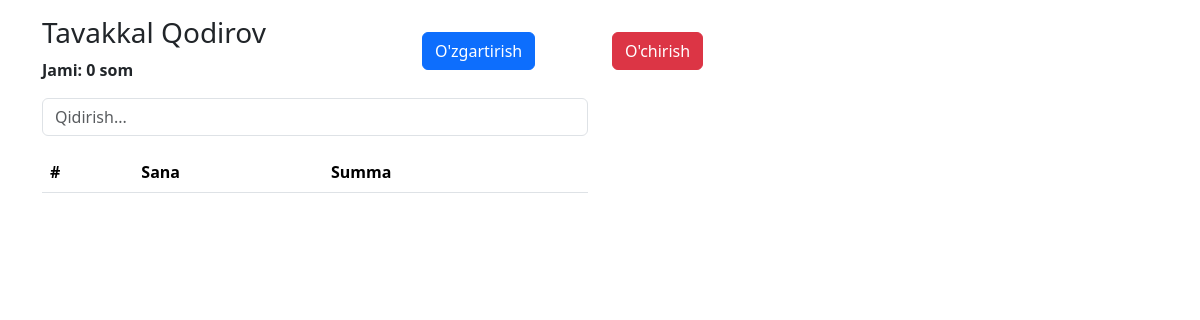
Before: /detail/7 (signed in) with the older database file.
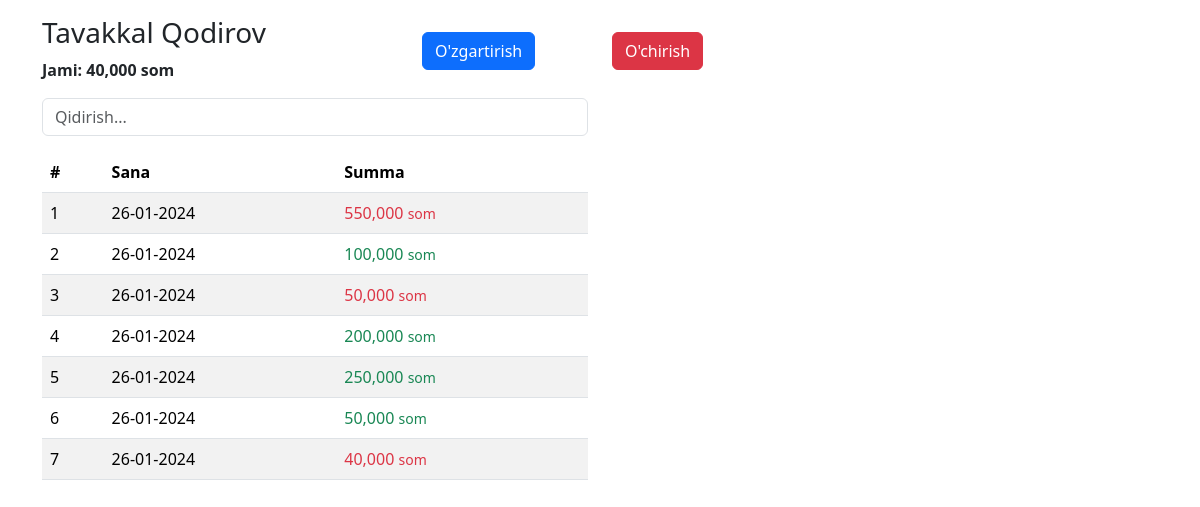
After: the same page with the newer database file.
### main/models.py (models this page shows, shortened)
class Client(models.Model):
    CURRENCY_CHOICES = [
        ('som', 'som'),
        ('dollar', 'dollar'),
    ]
    name = models.CharField(max_length=250)
    currency = models.CharField(max_length=250, choices=CURRENCY_CHOICES, default='som')
    debt = models.IntegerField(default=0)

class Payment(models.Model):
    TYPE_CHOICES = [
        (1, 'pay'),
        (2, 'get_debt'),
    ]
    client = models.ForeignKey(Client, on_delete=models.CASCADE)
    date = models.DateTimeField(auto_now_add=True)
    type = models.IntegerField(choices=TYPE_CHOICES)
    summa = models.IntegerField()

### main/views.py (the view)
# urls.py: path('detail/<int:id>', detail, name='detail'),
@login_required
def detail(request, id):
    client = Client.objects.get(id=id)
    payments = Payment.objects.filter(client=client)
    context = {
        'client': client,
        'payments': payments
    }
    return render(request, 'detail.html', context)

### templates/detail.html (shortened to what this page needs)
<!DOCTYPE html>
<html lang="en">
    {% load humanize %}
<head>
    <link rel="stylesheet" href="https://cdn.jsdelivr.net/npm/bootstrap@5.3.2/dist/css/bootstrap.min.css">
</head>
<body>
    <div class="container">
        <div class="row mt-3">
            <div class="col-md-4">
                <h3>{{client.name}}</h3>
                <b>Jami: {{client.debt|intcomma}} {{client.currency}}</b>
            </div>
            <div class="col-md-2">
                <button class="btn btn-primary mt-3" data-bs-toggle="modal"
                data-bs-target="#edit">O'zgartirish</button>
            </div>
            <div class="col-md-2">
                <button class="btn btn-danger mt-3" data-bs-toggle="modal"
                data-bs-target="#delete">O'chirish</button>
            </div>
        </div>
        <div class="row mt-3">
            <div class="col-md-6">
                <input type="text" class="form-control" id="search" placeholder="Qidirish..." onkeyup="myFunction()">
            </div>
        </div>
        <div class="row mt-3">
            <div class="col-md-6">
                <table class="table table-striped" id="table">
                    <thead>
                        <tr>
                            <th>#</th>
                            <th>Sana</th>
                            <th>Summa</th>
                        </tr>
                    </thead>
                    <tbody>
                    {% for i in payments %}
                        <tr>
                            <td>{{forloop.counter}}</td>
                            <td>{{i.date|date:'d-m-Y'}}</td>
                            {% if i.type == 1 %}
                                <td class="text-success">{{i.summa|intcomma}} <small>{{client.currency}}</small></td>
                                {% else %}
                                <td class="text-danger">{{i.summa|intcomma}} <small>{{client.currency}}</small></td>
                            {% endif %}
                        </tr>
                    {% endfor %}
                    </tbody>
                </table>
            </div>
        </div>
    </div>
</body>
</html>

Changed rows visible on the page:
changed Client "Tavakkal Qodirov": debt "0" → "40,000"
added Payment: date "26-01-2024", summa "550,000", {{ client.currency }} "som"
added Payment: date "26-01-2024", summa "100,000", {{ client.currency }} "som"
added Payment: date "26-01-2024", summa "50,000", {{ client.currency }} "som"
added Payment: date "26-01-2024", summa "200,000", {{ client.currency }} "som"
added Payment: date "26-01-2024", summa "250,000", {{ client.currency }} "som"
added Payment: date "26-01-2024", summa "50,000", {{ client.currency }} "som"
added Payment: date "26-01-2024", summa "40,000", {{ client.currency }} "som"
